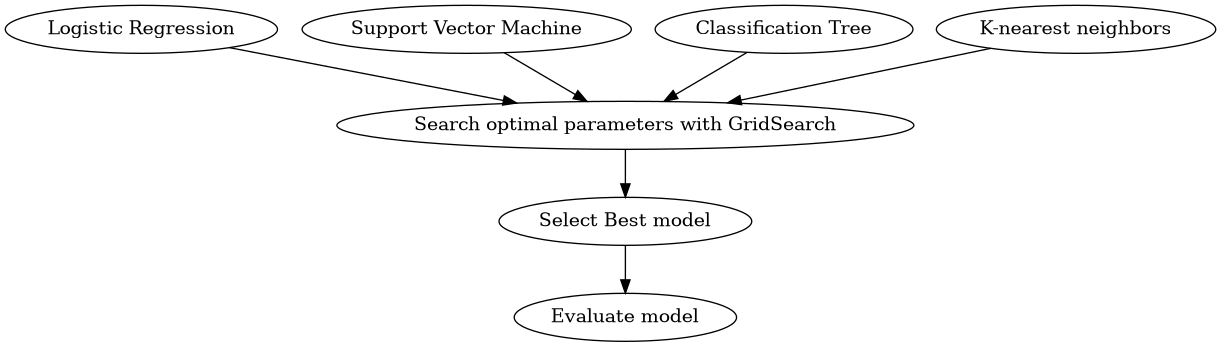

Python code for this plot:
import graphviz

dot = graphviz.Digraph('models')

dot.node('logreg', 'Logistic Regression')
dot.node('svm', 'Support Vector Machine')
dot.node('tree', 'Classification Tree')
dot.node('knn', 'K-nearest neighbors')
dot.node('gs', 'Search optimal parameters with GridSearch')
dot.node('best-model', 'Select Best model')
dot.node('evaluate', 'Evaluate model')

dot.edge('logreg', 'gs')
dot.edge('svm', 'gs')
dot.edge('tree', 'gs')
dot.edge('knn', 'gs')
dot.edge('gs', 'best-model')
dot.edge('best-model', 'evaluate')

dot.render('diagrams/models', format='png',  cleanup=True)
